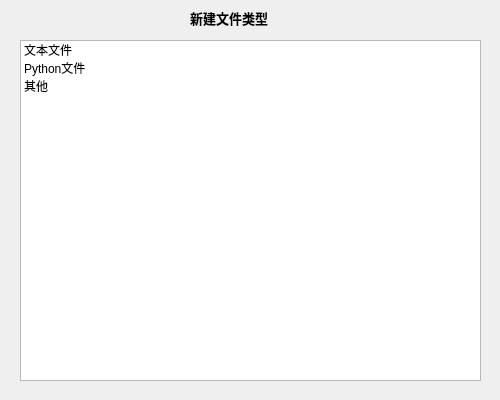
<?xml version="1.0" encoding="UTF-8"?>
<ui version="4.0">
 <class>Form</class>
 <widget class="QWidget" name="Form">
  <property name="geometry">
   <rect>
    <x>0</x>
    <y>0</y>
    <width>500</width>
    <height>400</height>
   </rect>
  </property>
  <property name="minimumSize">
   <size>
    <width>500</width>
    <height>400</height>
   </size>
  </property>
  <property name="maximumSize">
   <size>
    <width>500</width>
    <height>400</height>
   </size>
  </property>
  <property name="windowTitle">
   <string>新建</string>
  </property>
  <widget class="QListWidget" name="listWidget">
   <property name="geometry">
    <rect>
     <x>20</x>
     <y>40</y>
     <width>461</width>
     <height>341</height>
    </rect>
   </property>
   <item>
    <property name="text">
     <string>文本文件</string>
    </property>
   </item>
   <item>
    <property name="text">
     <string>Python文件</string>
    </property>
   </item>
   <item>
    <property name="text">
     <string>其他</string>
    </property>
   </item>
  </widget>
  <widget class="QLabel" name="label">
   <property name="geometry">
    <rect>
     <x>190</x>
     <y>10</y>
     <width>111</width>
     <height>16</height>
    </rect>
   </property>
   <property name="font">
    <font>
     <pointsize>10</pointsize>
     <weight>75</weight>
     <bold>true</bold>
    </font>
   </property>
   <property name="text">
    <string>新建文件类型</string>
   </property>
  </widget>
 </widget>
 <resources>
  <include location="../pyqtsource.qrc"/>
 </resources>
 <connections/>
</ui>
